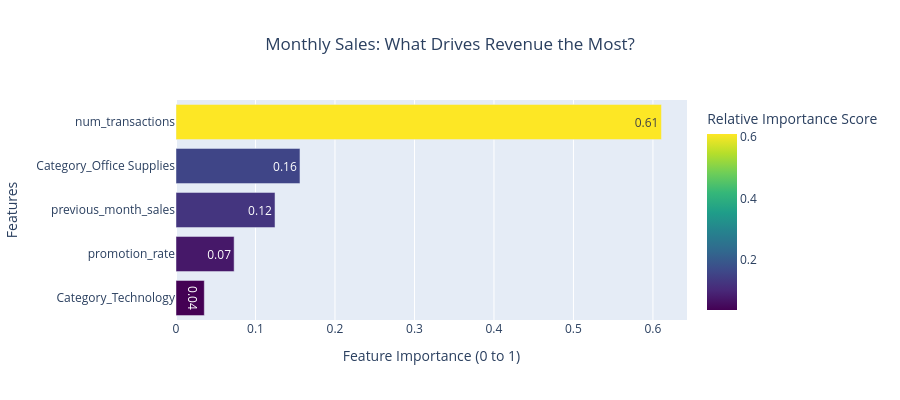

Notebook cell for this chart:
### Code cell
# 1. Extract feature names and importance scores
feature_names = X_train_m_scaled.columns
importances = rf_monthly.feature_importances_

# 2. Create and sort DataFrame
feature_imp_df = pd.DataFrame({
    'Feature': feature_names,
    'Importance': importances
}).sort_values(by='Importance', ascending=True)

# 3. Plotly Horizontal Bar Chart
fig = px.bar(
    feature_imp_df, 
    x='Importance', 
    y='Feature', 
    orientation='h',
    title='Monthly Sales: What Drives Revenue the Most?',
    labels={'Importance': 'Relative Importance Score', 'Feature': 'Feature Name'},
    color='Importance',
    color_continuous_scale='Viridis',
    text_auto='.2f'
)

fig.update_layout(
    xaxis_title='Feature Importance (0 to 1)', 
    yaxis_title='Features',
    title_x=0.5,
    showlegend=False,
    height=400
)
fig.show()

### Figure 1 — Plotly figure (JSON) as saved in the notebook; plotly's stock layout.template omitted (floating-point values rounded to 4 significant figures)
{"data": [{"hovertemplate": "Relative Importance Score=%{marker.color}<br>Feature Name=%{y}<extra></extra>", "legendgroup": "", "marker": {"color": [0.03561, 0.07315, 0.1246, 0.156, 0.6107], "coloraxis": "coloraxis", "pattern": {"shape": ""}}, "name": "", "orientation": "h", "showlegend": false, "textposition": "auto", "texttemplate": "%{x:.2f}", "type": "bar", "x": [0.03561, 0.07315, 0.1246, 0.156, 0.6107], "xaxis": "x", "y": ["Category_Technology", "promotion_rate", "previous_month_sales", "Category_Office Supplies", "num_transactions"], "yaxis": "y"}], "layout": {"barmode": "relative", "coloraxis": {"autocolorscale": false, "colorbar": {"title": {"text": "Relative Importance Score"}}, "colorscale": [[0, "#440154"], [0.1111, "#482878"], [0.2222, "#3e4989"], [0.3333, "#31688e"], [0.4444, "#26828e"], [0.5556, "#1f9e89"], [0.6667, "#35b779"], [0.7778, "#6ece58"], [0.8889, "#b5de2b"], [1, "#fde725"]]}, "height": 400, "legend": {"tracegroupgap": 0}, "showlegend": false, "title": {"text": "Monthly Sales: What Drives Revenue the Most?", "x": 0.5}, "xaxis": {"anchor": "y", "domain": [0, 1], "title": {"text": "Feature Importance (0 to 1)"}}, "yaxis": {"anchor": "x", "domain": [0, 1], "title": {"text": "Features"}}}}
